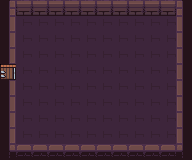

A level layout from a 2D game, rendered from its tile map. Below: a short description, then the map file with its tile-grid data intact:
An orthogonal 12x10 tile map with 16x16 px tiles, 1 tile layer (Calque de Tuiles 1), 1 hidden layer not drawn and 4 objects.

<map version="1.10" tiledversion="1.10.2" orientation="orthogonal" renderorder="right-down" width="12" height="10" tilewidth="16" tileheight="16" infinite="0" nextlayerid="4" nextobjectid="5">
 <tileset firstgid="1" source="Dungeon_Tileset.tsx" />
 <layer id="1" name="Calque de Tuiles 1" width="12" height="10">
  <data encoding="csv">
1,2,2,2,2,2,2,2,2,2,2,6,
11,18,18,18,18,18,18,18,18,18,18,16,
11,18,18,18,18,18,18,18,18,18,18,16,
11,18,18,18,18,18,18,18,18,18,18,16,
37,18,18,18,18,18,18,18,18,18,18,16,
11,18,18,18,18,18,18,18,18,18,18,16,
11,18,18,18,18,18,18,18,18,18,18,16,
11,18,18,18,18,18,18,18,18,18,18,16,
11,18,18,18,18,18,18,18,18,18,18,16,
41,42,42,42,42,42,42,42,42,42,42,46
</data>
 </layer>
 <layer id="2" name="collision" width="12" height="10" visible="0">
  <data encoding="csv">
87,87,87,87,87,87,87,87,87,87,87,87,
87,0,0,0,0,0,0,0,0,0,0,87,
87,0,0,0,0,0,0,0,0,0,0,87,
87,0,0,0,0,0,0,0,0,0,0,87,
0,0,0,0,0,0,0,0,0,0,0,87,
87,0,0,0,0,0,0,0,0,0,0,87,
87,0,0,0,0,0,0,0,0,0,0,87,
87,0,0,0,0,0,0,0,0,0,0,87,
87,0,0,0,0,0,0,0,0,0,0,87,
87,87,87,87,87,87,87,87,87,87,87,87
</data>
 </layer>
 <objectgroup id="3" name="entites">
  <object id="1" x="-0.58479" y="64.1188" width="16.3199" height="15.9935">
   <properties>
    <property name="categorie" value="porte" />
    <property name="versSalle" value="1" />
    <property name="x spawn" value="0" />
    <property name="y spawn" value="5" />
   </properties>
  </object>
  <object id="2" x="112.134" y="112.6" width="16.3199" height="15.9935">
   <properties>
    <property name="categorie" value="tresor" />
    <property name="x spawn" value="7" />
    <property name="y spawn" value="2" />
   </properties>
  </object>
  <object id="3" x="144.555" y="112.297" width="16.3199" height="15.9935">
   <properties>
    <property name="categorie" value="monstre" />
    <property name="damages" value="1" />
    <property name="health" value="3" />
    <property name="speed" value="0" />
    <property name="type" value="immobile" />
    <property name="x spawn" value="9" />
    <property name="y spawn" value="2" />
   </properties>
  </object>
  <object id="4" x="47.8962" y="28.97" width="16.3199" height="15.9935">
   <properties>
    <property name="categorie" value="powerUps" />
    <property name="duration" value="4000" />
    <property name="power_up_type" value="attack_defin" />
    <property name="value" value="10" />
    <property name="x spawn" value="3" />
    <property name="y spawn" value="7" />
   </properties>
  </object>
 </objectgroup>
</map>
